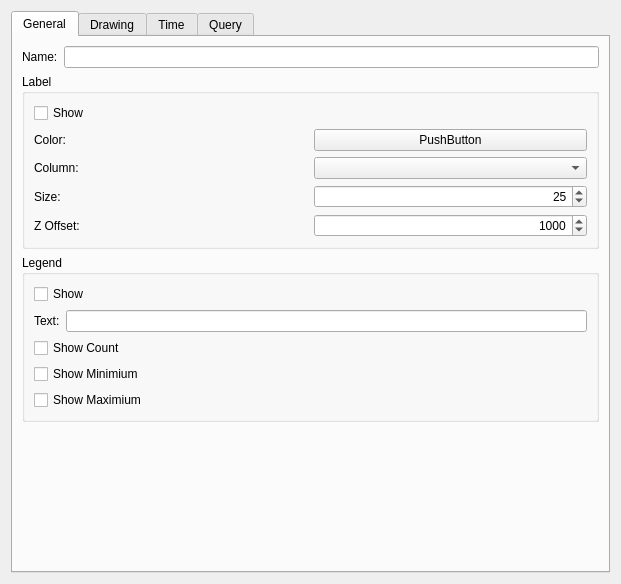
<?xml version="1.0" encoding="UTF-8"?>
<ui version="4.0">
 <class>LayerProperties</class>
 <widget class="QWidget" name="LayerProperties">
  <property name="geometry">
   <rect>
    <x>0</x>
    <y>0</y>
    <width>621</width>
    <height>584</height>
   </rect>
  </property>
  <property name="windowTitle">
   <string>LayerProperties</string>
  </property>
  <layout class="QVBoxLayout">
   <item>
    <widget class="QTabWidget" name="_tabWidget">
     <property name="currentIndex">
      <number>0</number>
     </property>
     <widget class="QWidget" name="_generalTab">
      <attribute name="title">
       <string>General</string>
      </attribute>
      <layout class="QVBoxLayout">
       <item>
        <layout class="QHBoxLayout">
         <item>
          <widget class="QLabel" name="label_11">
           <property name="text">
            <string>Name:</string>
           </property>
          </widget>
         </item>
         <item>
          <widget class="QLineEdit" name="_nameEdit"/>
         </item>
        </layout>
       </item>
       <item>
        <widget class="QGroupBox" name="groupBox">
         <property name="title">
          <string>Label</string>
         </property>
         <layout class="QVBoxLayout">
          <item>
           <layout class="QHBoxLayout">
            <item>
             <widget class="QCheckBox" name="_labelShown">
              <property name="text">
               <string>Show</string>
              </property>
             </widget>
            </item>
           </layout>
          </item>
          <item>
           <layout class="QHBoxLayout">
            <item>
             <widget class="QLabel" name="label_2">
              <property name="text">
               <string>Color:</string>
              </property>
             </widget>
            </item>
            <item>
             <widget class="Minerva::QtTools::ColorButton" name="_labelColor">
              <property name="text">
               <string>PushButton</string>
              </property>
             </widget>
            </item>
           </layout>
          </item>
          <item>
           <layout class="QHBoxLayout">
            <item>
             <widget class="QLabel" name="label_3">
              <property name="text">
               <string>Column:</string>
              </property>
             </widget>
            </item>
            <item>
             <widget class="QComboBox" name="_labelColumn"/>
            </item>
           </layout>
          </item>
          <item>
           <layout class="QHBoxLayout">
            <item>
             <widget class="QLabel" name="label_4">
              <property name="text">
               <string>Size:</string>
              </property>
             </widget>
            </item>
            <item>
             <widget class="QSpinBox" name="_labelSize">
              <property name="alignment">
               <set>Qt::AlignRight|Qt::AlignTrailing|Qt::AlignVCenter</set>
              </property>
              <property name="maximum">
               <number>10000</number>
              </property>
              <property name="singleStep">
               <number>5</number>
              </property>
              <property name="value">
               <number>25</number>
              </property>
             </widget>
            </item>
           </layout>
          </item>
          <item>
           <layout class="QHBoxLayout">
            <item>
             <widget class="QLabel" name="label_5">
              <property name="text">
               <string>Z Offset:</string>
              </property>
             </widget>
            </item>
            <item>
             <widget class="QSpinBox" name="_labelZOffset">
              <property name="alignment">
               <set>Qt::AlignRight|Qt::AlignTrailing|Qt::AlignVCenter</set>
              </property>
              <property name="maximum">
               <number>10000000</number>
              </property>
              <property name="singleStep">
               <number>50</number>
              </property>
              <property name="value">
               <number>1000</number>
              </property>
             </widget>
            </item>
           </layout>
          </item>
         </layout>
        </widget>
       </item>
       <item>
        <widget class="QGroupBox" name="groupBox_2">
         <property name="title">
          <string>Legend</string>
         </property>
         <layout class="QVBoxLayout">
          <item>
           <layout class="QHBoxLayout">
            <item>
             <widget class="QCheckBox" name="_showInLegend">
              <property name="text">
               <string>Show</string>
              </property>
             </widget>
            </item>
           </layout>
          </item>
          <item>
           <layout class="QHBoxLayout">
            <item>
             <widget class="QLabel" name="label_6">
              <property name="text">
               <string>Text:</string>
              </property>
             </widget>
            </item>
            <item>
             <widget class="QLineEdit" name="_legendText"/>
            </item>
           </layout>
          </item>
          <item>
           <layout class="QHBoxLayout">
            <item>
             <widget class="QCheckBox" name="_showCountLegend">
              <property name="text">
               <string>Show Count</string>
              </property>
             </widget>
            </item>
           </layout>
          </item>
          <item>
           <layout class="QHBoxLayout">
            <item>
             <widget class="QCheckBox" name="_showMinLegend">
              <property name="text">
               <string>Show Minimium</string>
              </property>
             </widget>
            </item>
           </layout>
          </item>
          <item>
           <layout class="QHBoxLayout">
            <item>
             <widget class="QCheckBox" name="_showMaxLegend">
              <property name="text">
               <string>Show Maximium</string>
              </property>
             </widget>
            </item>
           </layout>
          </item>
         </layout>
        </widget>
       </item>
       <item>
        <spacer>
         <property name="orientation">
          <enum>Qt::Vertical</enum>
         </property>
         <property name="sizeHint" stdset="0">
          <size>
           <width>20</width>
           <height>40</height>
          </size>
         </property>
        </spacer>
       </item>
      </layout>
     </widget>
     <widget class="QWidget" name="_drawingTab">
      <attribute name="title">
       <string>Drawing</string>
      </attribute>
      <layout class="QVBoxLayout">
       <item>
        <widget class="QGroupBox" name="groupBox_3">
         <property name="title">
          <string>Color</string>
         </property>
         <layout class="QVBoxLayout">
          <item>
           <layout class="QHBoxLayout">
            <item>
             <widget class="QLabel" name="label">
              <property name="text">
               <string>Coloring Method:</string>
              </property>
             </widget>
            </item>
            <item>
             <widget class="QComboBox" name="_colorTypeComboBox"/>
            </item>
           </layout>
          </item>
          <item>
           <widget class="QStackedWidget" name="_colorStack">
            <widget class="QWidget" name="page_3"/>
            <widget class="QWidget" name="page_4"/>
           </widget>
          </item>
         </layout>
        </widget>
       </item>
       <item>
        <widget class="QGroupBox" name="groupBox_4">
         <property name="title">
          <string>Primitive</string>
         </property>
         <layout class="QVBoxLayout">
          <item>
           <widget class="QStackedWidget" name="_primitiveStack">
            <widget class="QWidget" name="page_5"/>
            <widget class="QWidget" name="page_6"/>
           </widget>
          </item>
         </layout>
        </widget>
       </item>
      </layout>
     </widget>
     <widget class="QWidget" name="_timeTab">
      <attribute name="title">
       <string>Time</string>
      </attribute>
      <layout class="QVBoxLayout">
       <item>
        <layout class="QHBoxLayout">
         <item>
          <widget class="QLabel" name="label_9">
           <property name="text">
            <string>First Date:</string>
           </property>
          </widget>
         </item>
         <item>
          <widget class="QComboBox" name="_firstDateColumn"/>
         </item>
         <item>
          <widget class="QDateEdit" name="_firstDateEdit"/>
         </item>
        </layout>
       </item>
       <item>
        <layout class="QHBoxLayout">
         <item>
          <widget class="QLabel" name="label_10">
           <property name="text">
            <string>Last Date:</string>
           </property>
          </widget>
         </item>
         <item>
          <widget class="QComboBox" name="_lastDateColumn"/>
         </item>
         <item>
          <widget class="QDateEdit" name="_lastDateEdit"/>
         </item>
        </layout>
       </item>
       <item>
        <spacer>
         <property name="orientation">
          <enum>Qt::Vertical</enum>
         </property>
         <property name="sizeHint" stdset="0">
          <size>
           <width>20</width>
           <height>40</height>
          </size>
         </property>
        </spacer>
       </item>
      </layout>
     </widget>
     <widget class="QWidget" name="_queryTab">
      <attribute name="title">
       <string>Query</string>
      </attribute>
      <layout class="QVBoxLayout">
       <item>
        <widget class="QCheckBox" name="_customQuery">
         <property name="text">
          <string>Custom Query</string>
         </property>
        </widget>
       </item>
       <item>
        <layout class="QHBoxLayout">
         <item>
          <widget class="QLabel" name="label_8">
           <property name="text">
            <string>Primary Key:</string>
           </property>
          </widget>
         </item>
         <item>
          <widget class="QLineEdit" name="_primaryKeyText"/>
         </item>
        </layout>
       </item>
       <item>
        <widget class="QLabel" name="label_7">
         <property name="text">
          <string>Query:</string>
         </property>
        </widget>
       </item>
       <item>
        <widget class="QTextEdit" name="_queryEdit">
         <property name="acceptRichText">
          <bool>false</bool>
         </property>
        </widget>
       </item>
      </layout>
     </widget>
    </widget>
   </item>
  </layout>
 </widget>
 <customwidgets>
  <customwidget>
   <class>Minerva::QtTools::ColorButton</class>
   <extends>QPushButton</extends>
   <header>Minerva/Qt/Tools/ColorButton.h</header>
  </customwidget>
 </customwidgets>
 <resources/>
 <connections/>
</ui>
